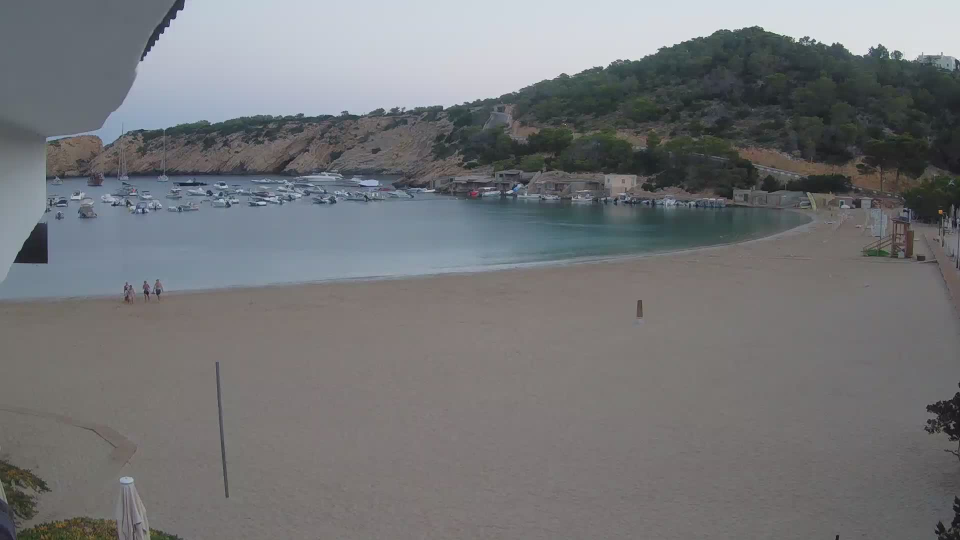
#> input picture Assignment1Data/images/1660194000.jpg, 1920 x 1080 px (shown at 1/2 size)
$ jupyter execute --allow-errors ImageAnalysisAssignment1BeachPeopleCount.ipynb   (shell and % lines are left out)   (older library calls are emulated)
#> lines starting #> are read from the running program, lines starting #| are printed output that depends on the picture; after the words box and inside, x2 and y2 are one past the last pixel; in counts of white or black regions, pixels touching at a corner belong together
#> in HOGImageFolder, image is the input picture: shape (1080, 1920, 3); mean B, G, R 119.4, 117.2, 115.8
<a href="https://colab.research.google.com/github/claredavies/ImageAnalysisAssignment/blob/main/ImageAnalysisAssignment1BeachPeopleCount.ipynb" target="_parent"></a>

# Libraries

[cell 1]
from imutils.object_detection import non_max_suppression
import cv2
import numpy as np
import imutils
import dlib
from google.colab import files
import io
import pandas as pd
import os
from os import listdir
import glob
import cv2
from matplotlib import pyplot as plt
from google.colab.patches import cv2_imshow
from sklearn.metrics import mean_squared_error
from skimage.metrics import structural_similarity as compare_ssim
import time
import tracemalloc

#> (a cell that did not finish here is left out)

# Read in files

[cell 3]
%cd ImageAnalysisAssignment/Assignment1Data

Read in labels

#> (a cell that did not finish here is left out)

Read in images

[cell 5]
# get the path/directory
folder_dir = "images"
for images in os.listdir(folder_dir):

    # check if the image ends with png
    if (images.endswith(".jpg")):
        print(images)

Algorithm design and implementation to i) identify every person and ii) count the number of
people in every photograph.

# Pre-processing functions

[cell 6]
# [21 lines left out: function find_difference_images, not called in this run]

[cell 7]
# [9 lines left out: function preprocess, not called in this run]

# Background Substraction

[cell 8]
# [68 lines left out: function motionDetection, not called in this run]

# Haar Cascade

[cell 9]
def detectHaarcascadeImage(img, haarcascade, image_name, applyFilter, showImages):
  list_points_found_per_image = []

  if applyFilter:
    if(len(img.shape) ==3):
      img = cv2.cvtColor(img, cv2.COLOR_BGR2GRAY)
    img = cv2.equalizeHist(img)

  haarcascade_found = haarcascade.detectMultiScale(img, scaleFactor=1.05,minNeighbors=5)
  for (x,y,w,h) in haarcascade_found:
    center = (x+w//2, y+h//2)
    if findIfMatchingLabelForPerson(labels, center, image_name) == True:
      cv2.circle(img, center, 3, (255, 0, 0 ), 4)
    cv2.rectangle(img, (x, y), (x+w, y+h), (0, 255, 0), 2)
    list_points_found_per_image.append(center)
      # haarcascade_outer_foundROI = img_gray[y:y+h,x:x+w]
  if showImages:
    cv2_imshow(img)
  return list_points_found_per_image

[cell 10]
def HaarcascadeImageFolder(image_path_folder, applyFilter, showImages):
  list_image_name = []
  list_positions_head_found_x = []
  list_positions_head_found_y = []
  image_paths = glob.glob(image_path_folder)

  full_body_cascade = cv2.CascadeClassifier(os.path.join(cv2.data.haarcascades + "haarcascade_fullbody.xml"))
  for image_path in image_paths:
    image_name = image_path.split(os.path.sep)[-1]
    image = cv2.imread(image_path)
    list_points_found_per_image = detectHaarcascadeImage(image, full_body_cascade, image_name, applyFilter, showImages)

    for x in list_points_found_per_image:
      list_image_name.append(image_name)
      list_positions_head_found_x.append(x[0])
      list_positions_head_found_y.append(x[1])

  df_image_head_pos= pd.DataFrame(
      {"Filename": list_image_name, "X": list_positions_head_found_x, "Y": list_positions_head_found_y}
  )
  df_image_head_pos.drop_duplicates()
  return df_image_head_pos

# HOG

[cell 11]
def HOGImage(image, image_name, applyFilter, showImages):
#> called with image_name = '1660194000.jpg', applyFilter = False, showImages = False
  scaleFactor = 2
  minNeighbors = 1

  list_points_found_per_image = []

  hog = cv2.HOGDescriptor()
  hog.setSVMDetector(cv2.HOGDescriptor_getDefaultPeopleDetector())

  if image.shape[1] < 400: # if image width < 400
      (height, width) = image.shape[:2]
      ratio = width / float(width) # find the width to height ratio
      image = cv2.resize(image, (400, width*ratio)) # resize the image according to the width to height ratio

  if applyFilter:
  # keep a minimum image size for accurate predictions
    image = cv2.cvtColor(image, cv2.COLOR_BGR2GRAY)

  rects, weights = hog.detectMultiScale(image, winStride=(2, 2), padding=(10, 10), scale=0.5)
#> rects = [[1726, 66, 64, 128], [210, 253, 64, 128], [1806, 418, 64, 128]]; weights = [0.935, 0.243, 0.301]
  for i, (x, y, w, h) in enumerate(rects):
    center = (x+w//2, y+h//2)
    if weights[i] < 0.13:
      continue
    elif weights[i] < 0.3 and weights[i] > 0.13:
      cv2.rectangle(image, (x, y), (x+w, y+h), (0, 0, 255), 2)
      if findIfMatchingLabelForPerson(labels, center, image_name) == True:
          cv2.circle(image, center, 3, (255, 0, 0 ), 4)
      list_points_found_per_image.append(center)
    if weights[i] < 0.7 and weights[i] > 0.3:
      cv2.rectangle(image, (x, y), (x+w, y+h), (50, 122, 255), 2)
      if findIfMatchingLabelForPerson(labels, center, image_name) == True:
          cv2.circle(image, center, 3, (255, 0, 0 ), 4)
      list_points_found_per_image.append(center)
    if weights[i] > 0.7:
      cv2.rectangle(image, (x, y), (x+w, y+h), (0, 255, 0), 2)
      if findIfMatchingLabelForPerson(labels, center, image_name) == True:
          cv2.circle(image, center, 3, (255, 0, 0 ), 4)
      list_points_found_per_image.append(center)
#> this loop made 1 pass
#> (x, y, w, h, center) on pass 1: (1726, 66, 64, 128, (1758, 130))
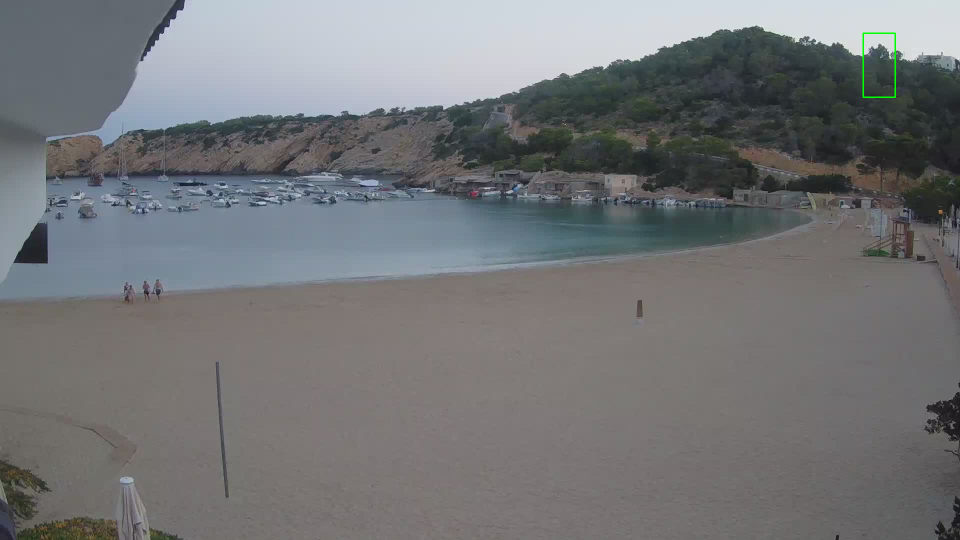
#> image: shape (1080, 1920, 3) (shown at 1/2 size); 0.06% of pixels changed, all inside (x1, y1, x2, y2) = (1725, 65, 1792, 196)
#> after the loop, list_points_found_per_image = []

  if showImages:
    cv2_imshow(image)

  return list_points_found_per_image

[cell 12]
def HOGImageFolder(image_path_folder, applyFilter, showImages):
  list_image_name = []
  list_positions_head_found_x = []
  list_positions_head_found_y = []
  image_paths = glob.glob(image_path_folder)
  for image_path in image_paths:
    image_name = image_path.split(os.path.sep)[-1]
    image = cv2.imread(image_path)
    list_points_found_per_image = HOGImage(image, image_name, applyFilter, showImages)
#> call 2 of HOGImage, with image_name = '1660194000.jpg', applyFilter = True, showImages = False
#> in HOGImage (call 2), `rects, weights = hog.detectMultiScale(image, winStride=(2, 2), padding..`: rects = [[209, 252, 64, 128], [1806, 418, 64, 128], [382, 914, 64, 128]]; weights = [0.222, 0.34, 0.49]
#> the loop in HOGImage (call 2), `for i, (x, y, w, h) in enumerate(rects):` made 1 pass
#> (x, y, w, h, center) on pass 1: (209, 252, 64, 128, (241, 316))
#> after the loop in HOGImage (call 2), `for i, (x, y, w, h) in enumerate(rects):`:
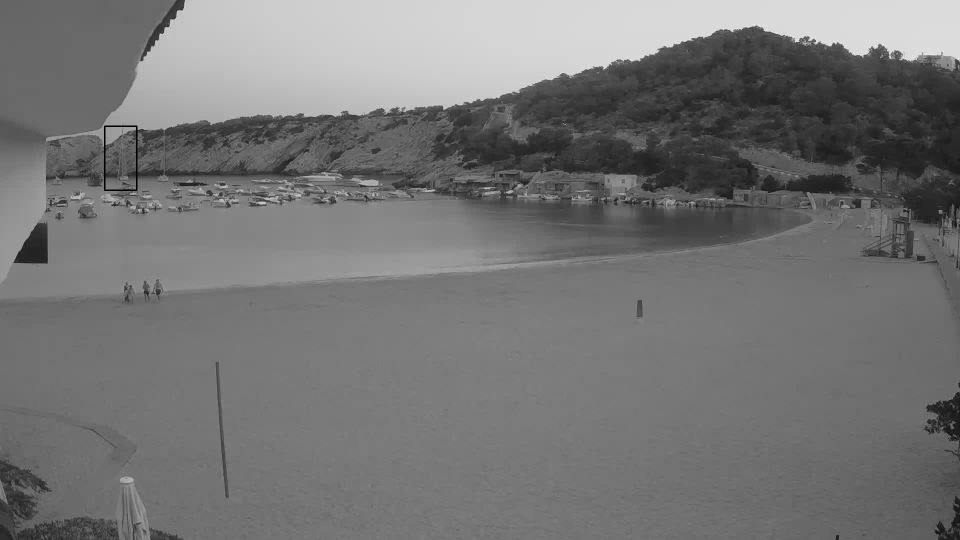
#> image: shape (1080, 1920) (shown at 1/2 size); min 0, max 250, mean 117
#> in detectHaarcascadeImage, `haarcascade_found = haarcascade.detectMultiScale(img, scaleFactor=1.05..`: haarcascade_found = [[277, 548, 30, 59]]
#> the loop in detectHaarcascadeImage, `for (x,y,w,h) in haarcascade_found:` made 1 pass
#> (x, y, w, h, center) on pass 1: (277, 548, 30, 59, (292, 577))
#> after the loop in detectHaarcascadeImage, `for (x,y,w,h) in haarcascade_found:`: list_points_found_per_image = []
#> call 2 of detectHaarcascadeImage, with image_name = '1660194000.jpg', applyFilter = True, showImages = False
#> in detectHaarcascadeImage (call 2), `img = cv2.equalizeHist(img)`:
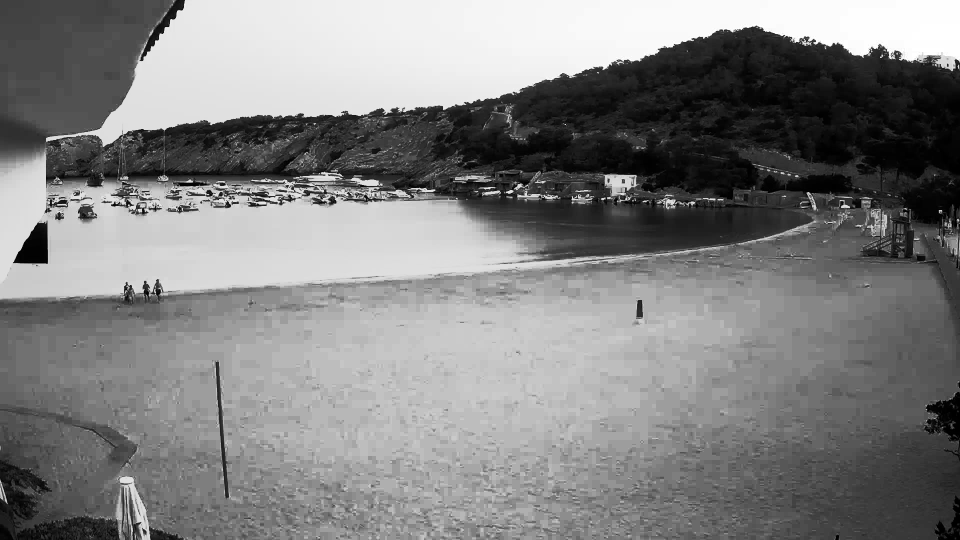
#> img: shape (1080, 1920) (shown at 1/2 size); min 0, max 255, mean 129.4
#> in detectHaarcascadeImage (call 2), `haarcascade_found = haarcascade.detectMultiScale(img, scaleFactor=1.05..`: haarcascade_found = [[277, 551, 28, 55], [238, 551, 34, 67]]
#> the loop in detectHaarcascadeImage (call 2), `for (x,y,w,h) in haarcascade_found:` made 1 pass
#> (x, y, w, h, center) on pass 1: (277, 551, 28, 55, (291, 578))

    for x in list_points_found_per_image:
      list_image_name.append(image_name)
      list_positions_head_found_x.append(x[0])
      list_positions_head_found_y.append(x[1])


  df_image_head_pos= pd.DataFrame(
      {"Filename": list_image_name, "X": list_positions_head_found_x, "Y": list_positions_head_found_y}
  )
  df_image_head_pos.drop_duplicates()
  return df_image_head_pos
